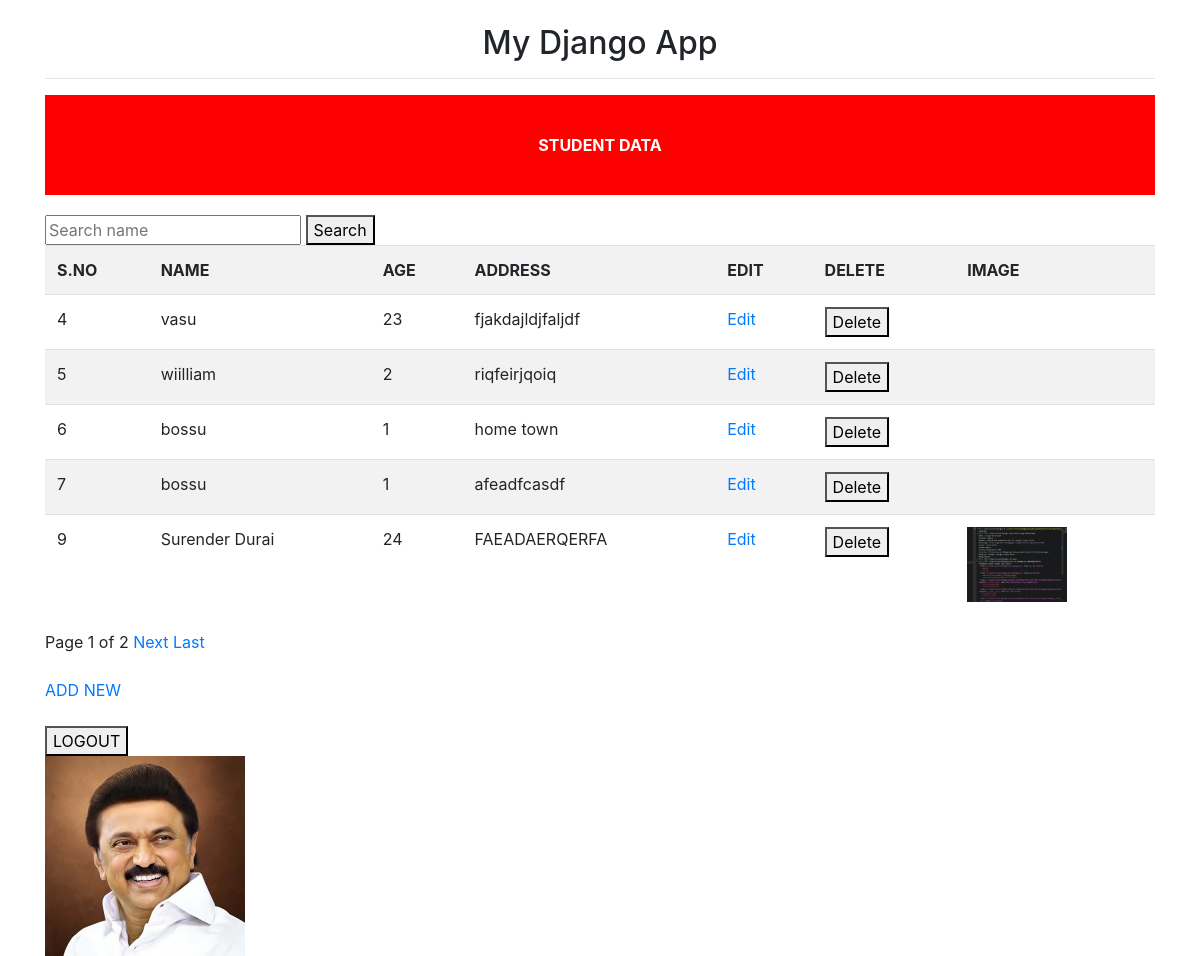
Screenshot of /list/ (signed in) with the database file from the repository.
### yo/models.py (models this page shows, shortened)
class Yoga(models.Model):
    name=models.CharField(max_length=100)
    age=models.IntegerField()
    address=models.TextField()
    image = models.ImageField(upload_to='images/', null=True, blank=True)

### yo/views.py (the view)
# urls.py: path("list/",YogaListView.as_view(),name='list'),
class YogaListView(LoginRequiredMixin,ListView,SuccessMessageMixin):
     model=Yoga
     fields="__all__"
     template_name="yo/yoga_list.html"
     success_url=reverse_lazy('list')
     success_message="your form is submitted successfully ❤️"
     paginate_by = 5
     def get_queryset(self):
        query = self.request.GET.get('q')
        if query:
           return Yoga.objects.filter(name__icontains=query)
        return Yoga.objects.all()

### yo/templates/yo/yoga_list.html (shortened to what this page needs)
{% extends 'base.html' %}
{% load static %}
{% block content %}
<div class="rect">STUDENT DATA</div>
<form method="get" action="">
    <input type="text" name="q" value="{{ request.GET.q }}" placeholder="Search name">
    <button type="submit">Search</button>
</form>
<table class="table table-striped">
    <tr>
        <th>S.NO</th>
        <th>NAME</th>
        <th>AGE</th>
        <th>ADDRESS</th>
        <th>EDIT</th>
        <th>DELETE</th>
        <th>IMAGE</tr>
    {% for i in object_list %}
    <tr>
        <td>{{ i.id }}</td>
        <td>{{ i.name }}</td>
        <td>{{ i.age }}</td>
        <td>{{ i.address }}</td>
        <td>
            <a href="{% url 'edit' i.id %}">Edit</a>
        </td>
        <td>
            <form action="{% url 'delete' i.id %}" method="POST">
                <button type="submit"
                    onclick="return confirm('Are you sure you want to delete?')">
                    Delete
                </button>
            </form>
        </td>
        <td>
    {% if i.image %}
        <img src="{{ i.image.url }}" width="100">
    {% endif %}
</td>
    </tr>
    {% endfor %}
</table>
<div>
    {% if is_paginated %}
        <span>
            Page {{ page_obj.number }} of {{ page_obj.paginator.num_pages }}
        </span>
        {% if page_obj.has_next %}
            <a href="?page={{ page_obj.next_page_number }}&q={{ request.GET.q }}">Next</a>
            <a href="?page={{ page_obj.paginator.num_pages }}&q={{ request.GET.q }}">Last</a>
        {% endif %}
    {% endif %}
</div>
<br>
<a href="{% url 'create' %}">ADD NEW</a>
<br><br>
<form method="post" action="{% url 'logout' %}">
    <button type="submit"
        onclick="return confirm('Are you sure you want to logout?')">
        LOGOUT
    </button>
</form>
<img src="{% static 'images/STALIN.jpg' %}" alt="logo">
{% endblock %}

### templates/base.html (shortened to what this page needs)
<!DOCTYPE html>
<html lang="en">
<head>
    <link href="https://cdn.jsdelivr.net/npm/bootstrap@4.6.2/dist/css/bootstrap.min.css" rel="stylesheet">
</head>
<body class="container mt-4">
    <h2 class="text-center">My Django App</h2>
    <hr>
    {% block content %}
    {% endblock %}
</body>
</html>

### templates/base.html (style rules this page uses)
.rect { height: 100px; width: 100%; background-color: red; color: white; text-align: center; line-height: 100px; font-weight: bold; margin-bottom: 20px; }

### rows the page displays
Yoga: id "4", name "vasu", age "23", address "fjakdajldjfaljdf"
Yoga: id "5", name "wiilliam", age "2", address "riqfeirjqoiq"
Yoga: id "6", name "bossu", age "1", address "home town"
Yoga: id "7", name "bossu", age "1", address "afeadfcasdf"
Yoga: id "9", name "Surender Durai", age "24", address "FAEADAERQERFA", image (picture)

### other values shown
{{ page_obj.number }} "1"
{{ page_obj.paginator.num_pages }} "2"
